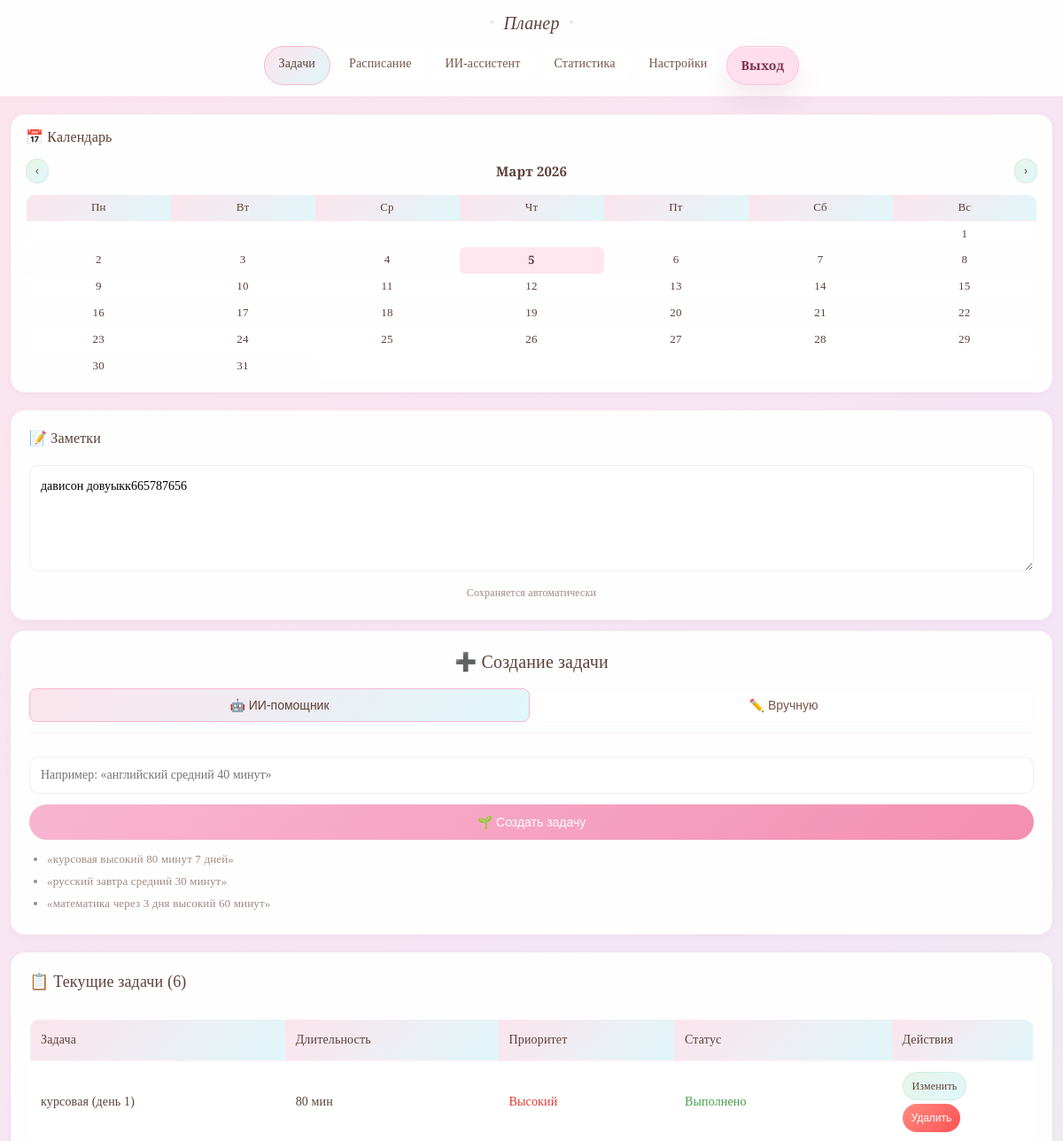
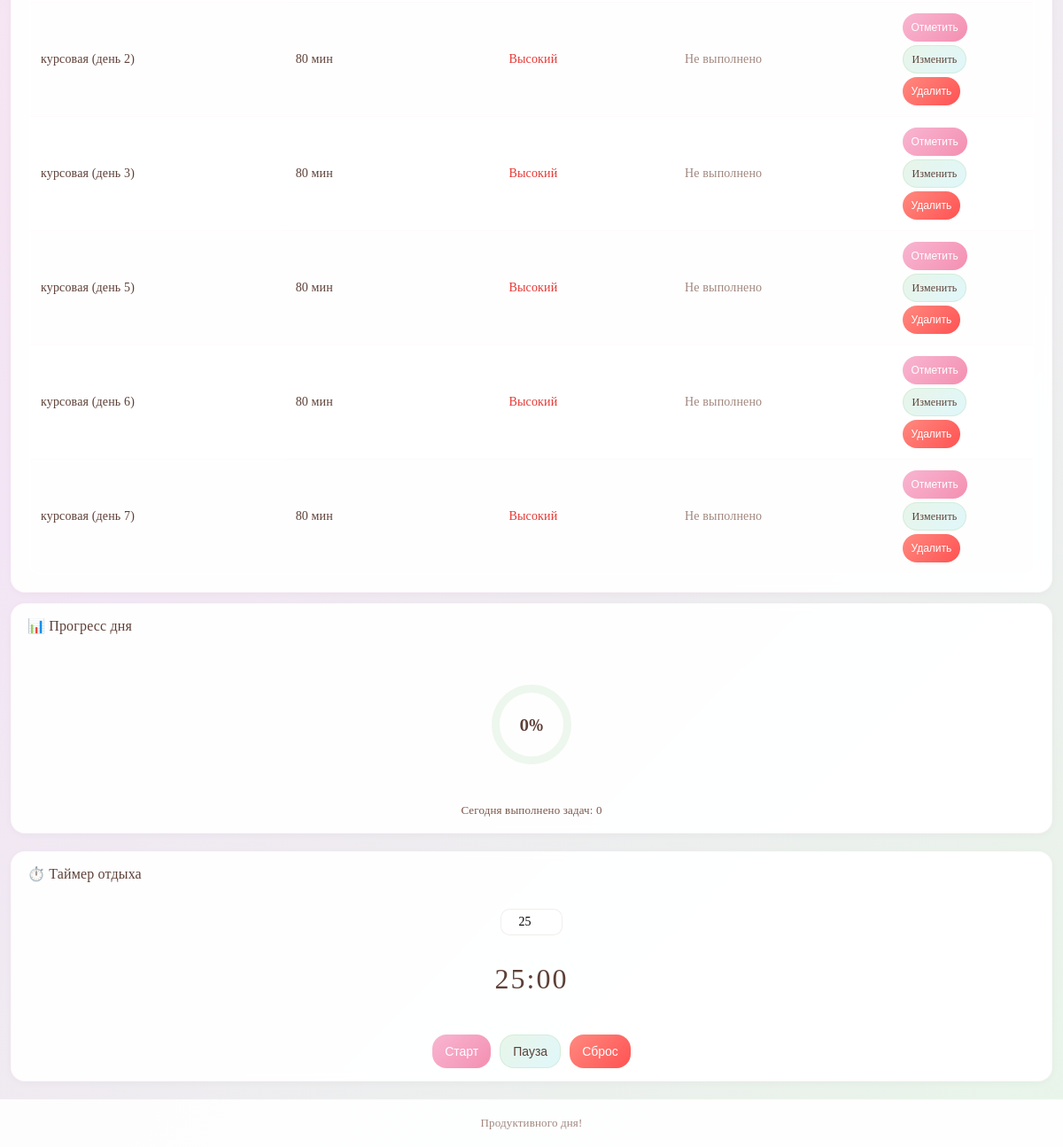
/ (signed in), run on the app's committed database (2 pictures, top to bottom).
### tables this page shows
CREATE TABLE "notes" (
                id INTEGER PRIMARY KEY AUTOINCREMENT,
                user_id INTEGER NOT NULL,
                note_date TEXT NOT NULL,
                text TEXT NOT NULL DEFAULT '',
                UNIQUE(user_id, note_date)
            );

CREATE TABLE tasks (
            id INTEGER PRIMARY KEY AUTOINCREMENT,
            title TEXT NOT NULL,
            duration INTEGER NOT NULL,
            priority INTEGER NOT NULL,
            deadline TEXT,
            done INTEGER NOT NULL DEFAULT 0,
            created_at TEXT NOT NULL DEFAULT CURRENT_TIMESTAMP,
            completed_at TEXT
        , user_id INTEGER);

### app.py (the view)
@app.route("/")
@web_login_required
def index():
    db = get_db()
    uid = int(session["user_id"])
    tasks = db.execute("""
        SELECT id, title, duration, priority, deadline, done
        FROM tasks
        WHERE user_id = ?
        ORDER BY id
    """, (uid,)).fetchall()
    today_date = datetime.now().date().isoformat()
    n = db.execute("""
        SELECT text FROM notes
        WHERE user_id = ? AND note_date = ?
    """, (uid, today_date)).fetchone()
    note_text = n["text"] if n else ""
    row_total = db.execute("""
        SELECT COUNT(*) AS c
        FROM tasks
        WHERE user_id = ?
          AND substr(created_at, 1, 10) = ?
    """, (uid, today_date)).fetchone()
    total_today = row_total["c"] if row_total else 0
    row_done = db.execute("""
        SELECT COUNT(*) AS c
        FROM tasks
        WHERE user_id = ?
          AND done = 1
          AND substr(created_at, 1, 10) = ?
    """, (uid, today_date)).fetchone()
    done_today = row_done["c"] if row_done else 0
    progress_percent = int(done_today / total_today * 100) if total_today > 0 else 0
    return render_template(
        "index.html",
        tasks=tasks,
        note_text=note_text,
        progress_done=done_today,
        progress_percent=progress_percent,
        total_today=total_today,
        today_date=today_date,
    )

### app.py (called while the page is built)
def get_db():
    if "db" not in g:
        g.db = sqlite3.connect(app.config["DATABASE"])
        g.db.row_factory = sqlite3.Row
    return g.db

def web_login_required(f):
    @wraps(f)
    def wrapper(*args, **kwargs):
        if "user_id" not in session:
            return redirect(url_for("web_login"))
        return f(*args, **kwargs)
    return wrapper

### templates/index.html (shortened to what this page needs)
{% extends "layout.html" %}
{% block content %}
<div class="dashboard-layout">
    <div class="dash-left-col">
        <div class="dash-box">
            <h4>📅 Календарь</h4>
            <div id="mini-calendar">
                <div class="calendar-header">
                    <button type="button" id="cal-prev" class="btn btn-secondary" style="height:28px;padding:0 10px;font-size:12px;">
                        ‹
                    </button>
                    <span id="cal-month-label">Месяц Год</span>
                    <button type="button" id="cal-next" class="btn btn-secondary" style="height:28px;padding:0 10px;font-size:12px;">
                        ›
                    </button>
                </div>
                <table class="calendar-table">
                    <thead>
                        <tr>
                            <th>Пн</th>
                            <th>Вт</th>
                            <th>Ср</th>
                            <th>Чт</th>
                            <th>Пт</th>
                            <th>Сб</th>
                            <th>Вс</th>
                        </tr>
                    </thead>
                    <tbody id="cal-body">
                    </tbody>
                </table>
            </div>
        </div>
        <div class="dash-box">
            <h4>📝 Заметки</h4>
            <textarea id="day-notes"
                      class="notes-textarea"
                      placeholder="Ваши заметки на день...">{{ note_text or "" }}</textarea>
            <p class="small-hint">Сохраняется автоматически</p>
        </div>
    </div>
    <div class="dash-center-col">
        <div class="dash-box">
            <h3 style="text-align:center;margin-bottom:16px;">➕ Создание задачи</h3>
            <div class="add-mode-tabs">
                <button type="button" class="tab-btn active" data-mode="ai">🤖 ИИ-помощник</button>
                <button type="button" class="tab-btn" data-mode="manual">✏️ Вручную</button>
            </div>
            <div class="add-mode-panel" id="mode-ai">
                <input type="text"
                       id="ai-command"
                       class="full-width-input"
                       placeholder="Например: «английский средний 40 минут»"
                       style="margin-bottom:12px;">
                <button type="button" class="btn" id="ai-submit-btn" style="width:100%;">
                    🌱 Создать задачу
                </button>
                <ul class="hint-list">
                    <li>«курсовая высокий 80 минут 7 дней»</li>
                    <li>«русский завтра средний 30 минут»</li>
                    <li>«математика через 3 дня высокий 60 минут»</li>
                </ul>
            </div>
        </div>
        <div class="dash-box">
            <h3 style="margin:0 0 16px;font-size:18px;">
                📋 Текущие задачи ({{ tasks|length if tasks else 0 }})
            </h3>
            {% if tasks %}
            <div style="overflow-x:auto;font-size:14px;">
                <table>
                    <thead>
                        <tr>
                            <th>Задача</th>
                            <th>Длительность</th>
                            <th>Приоритет</th>
                            <th>Статус</th>
                            <th style="width:160px;">Действия</th>
                        </tr>
                    </thead>
                    <tbody>
                        {% for t in tasks %}
                        <tr>
                            <td style="max-width:260px;overflow:hidden;text-overflow:ellipsis;">
                                {{ t.title }}
                            </td>
                            <td>{{ t.duration }} мин</td>
                            <td>
                                {% if t.priority == 1 %}
                                    <span style="color:#e53935;">Высокий</span>
                                {% elif t.priority == 2 %}
                                    <span style="color:#fb8c00;">Средний</span>
                                {% else %}
                                    <span style="color:#43a047;">Низкий</span>
                                {% endif %}
                            </td>
                            <td>
                                {% if t.done %}
                                    <span style="color:#43a047;">Выполнено</span>
                                {% else %}
                                    <span style="color:var(--text-light);">Не выполнено</span>
                                {% endif %}
                            </td>
                            <td>
                                <div class="compact-actions">
                                    {% if not t.done %}
                                    <form method="post"
                                          action="{{ url_for('mark_done', id=t.id) }}"
                                          style="display:inline;">
                                        <button type="submit" class="btn" style="padding:4px 10px;">
                                            Отметить
                                        </button>
                                    </form>
                                    {% endif %}
                                    <a href="{{ url_for('edit_task', id=t.id) }}"
                                       class="btn btn-secondary"
                                       style="padding:4px 10px;">
                                        Изменить
                                    </a>
                                    <form method="post"
                                          action="{{ url_for('delete_task', id=t.id) }}"
                                          style="display:inline;">
                                        <button type="submit"
                                                class="btn btn-delete"
                                                style="padding:4px 10px;"
                                                onclick="return confirm('Удалить задачу?');">
                                            Удалить
                                        </button>
                                    </form>
                                </div>
                            </td>
                        </tr>
                        {% endfor %}
                    </tbody>
                </table>
            </div>
            {% else %}
            <div style="text-align:center;padding:18px 10px;color:var(--text-light);">
                <p style="margin-bottom:10px;">Задачи ещё не созданы.</p>
            </div>
            {% endif %}
        </div>
    </div>
    <div class="dash-right-col">
        <div class="dash-box">
            <h4>📊 Прогресс дня</h4>
            <div style="text-align:center;margin:12px 0;">
                <div style="position:relative;width:90px;height:90px;margin:0 auto;">
                    <svg width="90" height="90" viewBox="0 0 80 80">
                        <circle cx="40" cy="40" r="36"
                                fill="none"
                                stroke="rgba(165,214,167,0.2)"
                                stroke-width="8"/>
                        <circle cx="40" cy="40" r="36"
                                fill="none"
                                stroke="var(--lotus-pink)"
                                stroke-width="8"
                                stroke-linecap="round"
                                stroke-dasharray="226.194 226.194"
                                stroke-dashoffset="{{ 226.194 * (1 - (progress_percent|default(0))/100) }}"
                                transform="rotate(-90 40 40)"/>
                    </svg>
                    <div style="position:absolute;top:50%;left:50%;transform:translate(-50%,-50%);">
                        <div style="font-size:18px;font-weight:600;">
                            {{ progress_percent|default(0) }}%
                        </div>
                    </div>
                </div>
            </div>
            <p class="progress-text">
                Сегодня выполнено задач: {{ progress_done|default(0) }}
            </p>
        </div>
        <div class="dash-box">
            <h4>⏱️ Таймер отдыха</h4>
            <div style="text-align:center;margin:10px 0;">
                <input type="number" id="timer-minutes" value="25" min="1" max="180"
                       style="width:70px;text-align:center;padding:6px;">
            </div>
            <div class="timer-display" id="timer-display">25:00</div>
            <div class="timer-buttons">
                <button class="btn" id="timer-start">Старт</button>
                <button class="btn btn-secondary" id="timer-pause">Пауза</button>
                <button class="btn btn-delete" id="timer-reset">Сброс</button>
            </div>
        </div>
    </div>
</div>
{% endblock %}

### templates/layout.html (shortened to what this page needs)
<!DOCTYPE html>
<html lang="ru">
<head>
    <link rel="stylesheet" href="{{ url_for('static', filename='style.css') }}">
</head>
<body>
    <header>
        <div class="header-container">
            <h2>Планер</h2>
            <nav>
                <a href="{{ url_for('index') }}" {% if request.endpoint == 'index' %}class="active"{% endif %}>Задачи</a>
                <a href="{{ url_for('schedule_day') }}" {% if request.endpoint == 'schedule_day' %}class="active"{% endif %}>Расписание</a>
                <a href="{{ url_for('ai_assistant_view') }}" {% if request.endpoint == 'ai_assistant_view' %}class="active"{% endif %}>ИИ-ассистент</a>
                <a href="{{ url_for('stats_view') }}" {% if request.endpoint == 'stats_view' %}class="active"{% endif %}>Статистика</a>
                <a href="{{ url_for('settings_view') }}" {% if request.endpoint == 'settings_view' %}class="active"{% endif %}>Настройки</a>
                {% if session.get("user_id") %}
                <a class="logout-btn" href="{{ url_for('web_logout') }}">Выход</a>
                {% endif %}
            </nav>
        </div>
    </header>
    <main>
        <div class="container">
            {% block content %}{% endblock %}
        </div>
    </main>
    <footer>
        <p>Продуктивного дня!</p>
    </footer>
</body>
</html>

### data on the page
notes: text "дависон довуыкк665787656"
tasks: title "курсовая (день 1)", duration "80", priority "Высокий", done "Выполнено"
tasks: title "курсовая (день 2)", duration "80", priority "Высокий", done "Не выполнено"
tasks: title "курсовая (день 3)", duration "80", priority "Высокий", done "Не выполнено"
tasks: title "курсовая (день 5)", duration "80", priority "Высокий", done "Не выполнено"
tasks: title "курсовая (день 6)", duration "80", priority "Высокий", done "Не выполнено"
tasks: title "курсовая (день 7)", duration "80", priority "Высокий", done "Не выполнено"

### other printed values
{{ tasks|length if tasks else 0 }} "6"
{{ progress_percent|default(0) }} "0"
{{ progress_done|default(0) }} "0"
